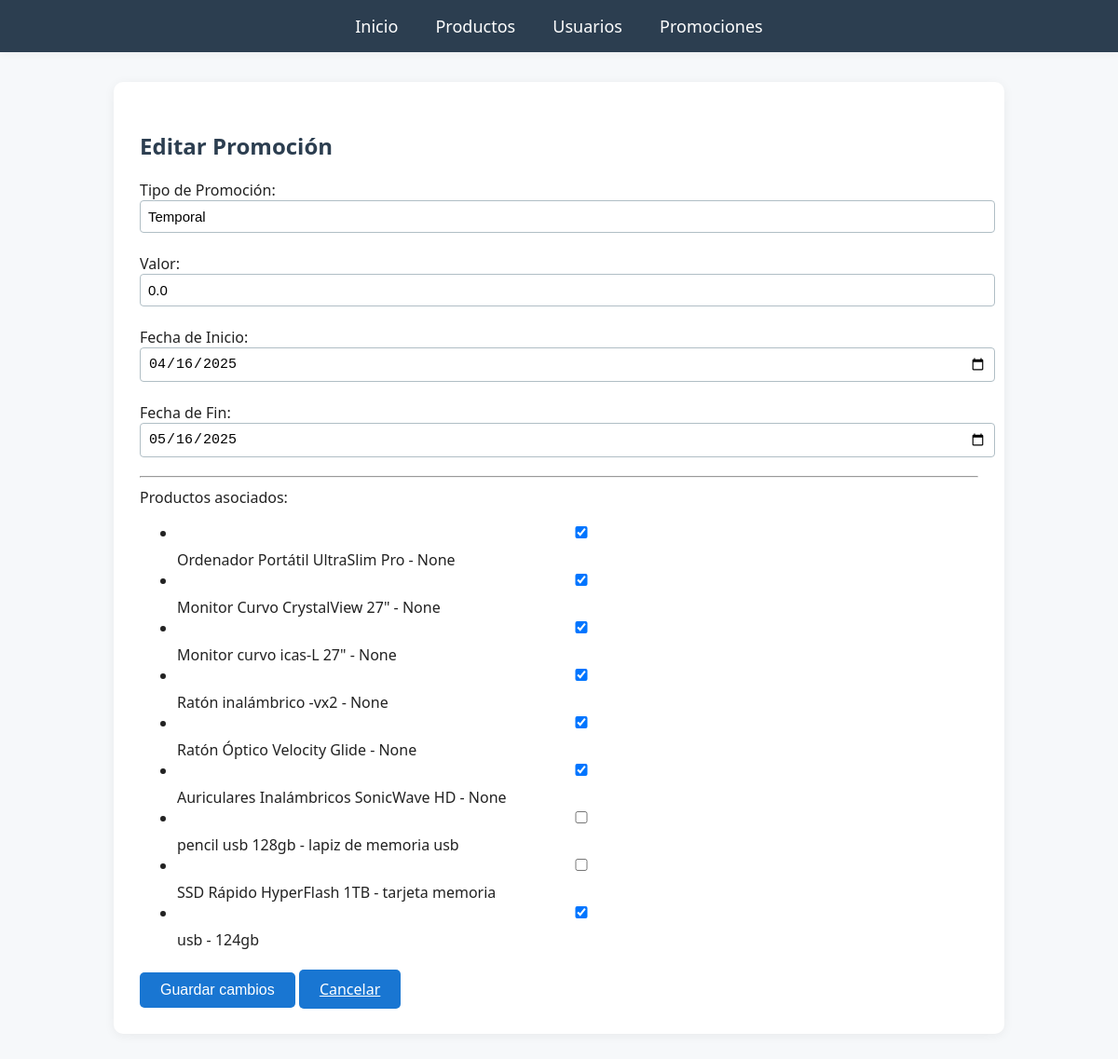
The app's page /editar_promocion/1 with its own data.
### app.py (models this page shows)
class Promocion(db.Model):
    __tablename__ = 'promociones'
    id = db.Column(db.Integer, primary_key=True)
    nombre = db.Column(db.String(100), nullable=False)
    tipo_promocion = db.Column(db.String(50), nullable=False)
    valor = db.Column(db.Float, nullable=False)
    fecha_inicio = db.Column(db.Date, nullable=False)
    fecha_fin = db.Column(db.Date, nullable=False)
    productos = db.relationship('ProductoInventario', secondary=promocion_producto, backref='promociones')

class ProductoInventario(db.Model):
    __tablename__ = 'productos_inventario'
    id = db.Column(db.Integer, primary_key=True, autoincrement=True)
    nombre = db.Column(db.String(255), nullable=False)
    descripcion = db.Column(db.Text, nullable=True)
    cantidad = db.Column(db.Integer, nullable=False)
    precio = db.Column(db.Numeric(10, 2), nullable=False)
    fecha_agregado = db.Column(db.Date, nullable=True)

### app.py (the view, shortened to what this page needs)
@app.route('/editar_promocion/<int:id>', methods=['GET', 'POST'])
def editar_promocion(id):
    promo = Promocion.query.get_or_404(id)
    todos_los_productos = ProductoInventario.query.all()
    return render_template('editar_promocion.html', promo=promo, todos_los_productos=todos_los_productos)

### templates/editar_promocion.html
{% extends 'layout.html' %}
{% block content %}
<h2>Editar Promoción</h2>
<form method="POST">
    <label for="tipo_promocion">Tipo de Promoción:</label>
    <input type="text" id="tipo_promocion" name="tipo_promocion" value="{{ promo.tipo_promocion }}" required>
    <label for="valor">Valor:</label>
    <input type="number" step="0.01" id="valor" name="valor" value="{{ promo.valor }}" required>
    <label for="fecha_inicio">Fecha de Inicio:</label>
    <input type="date" id="fecha_inicio" name="fecha_inicio" value="{{ promo.fecha_inicio }}" required>
    <label for="fecha_fin">Fecha de Fin:</label>
    <input type="date" id="fecha_fin" name="fecha_fin" value="{{ promo.fecha_fin }}" required>
    <hr>
    <label>Productos asociados:</label>
    <ul>
        {% for producto in todos_los_productos %}
        <li>
            <input type="checkbox" name="productos" value="{{ producto.id }}" {% if producto in promo.productos %}checked{% endif %}>
            {{ producto.nombre }} - {{ producto.descripcion }}
        </li>
        {% endfor %}
    </ul>
    <button type="submit" class="btn-promocion">Guardar cambios</button>
    <a href="{{ url_for('ver_promociones') }}" class="btn-promocion">Cancelar</a>
</form>
{% endblock %}

### static/style.css (style rules this page uses)
body { background: #f6f8fa; font-family: 'Segoe UI', Arial, sans-serif; margin: 0; padding: 0; color: #222; }
h1, h2, h3 { font-weight: 700; color: #2c3e50; }
.btn-promocion, button, input[type="submit"] { background: #1976d2; color: #fff; border: none; padding: 10px 22px; border-radius: 5px; font-size: 16px; cursor: pointer; margin-top: 8px; transition: background 0.2s; }
input, select, textarea { padding: 8px; border: 1px solid #b0bec5; border-radius: 4px; margin-bottom: 12px; width: 100%; font-size: 15px; }
form label { font-weight: 500; margin-top: 10px; display: block; }

### records on screen
Promocion: tipo_promocion "Temporal", valor "0.0", fecha_inicio "04/16/2025", fecha_fin "05/16/2025"
ProductoInventario: nombre "Ordenador Portátil UltraSlim Pro", descripcion "None"
ProductoInventario: nombre "Monitor Curvo CrystalView 27\"", descripcion "None"
ProductoInventario: nombre "Monitor curvo icas-L 27\"", descripcion "None"
ProductoInventario: nombre "Ratón inalámbrico -vx2", descripcion "None"
ProductoInventario: nombre "Ratón Óptico Velocity Glide", descripcion "None"
ProductoInventario: nombre "Auriculares Inalámbricos SonicWave HD", descripcion "None"
ProductoInventario: nombre "pencil usb 128gb", descripcion "lapiz de memoria usb"
ProductoInventario: nombre "SSD Rápido HyperFlash 1TB", descripcion "tarjeta memoria"
ProductoInventario: nombre "usb", descripcion "124gb"
